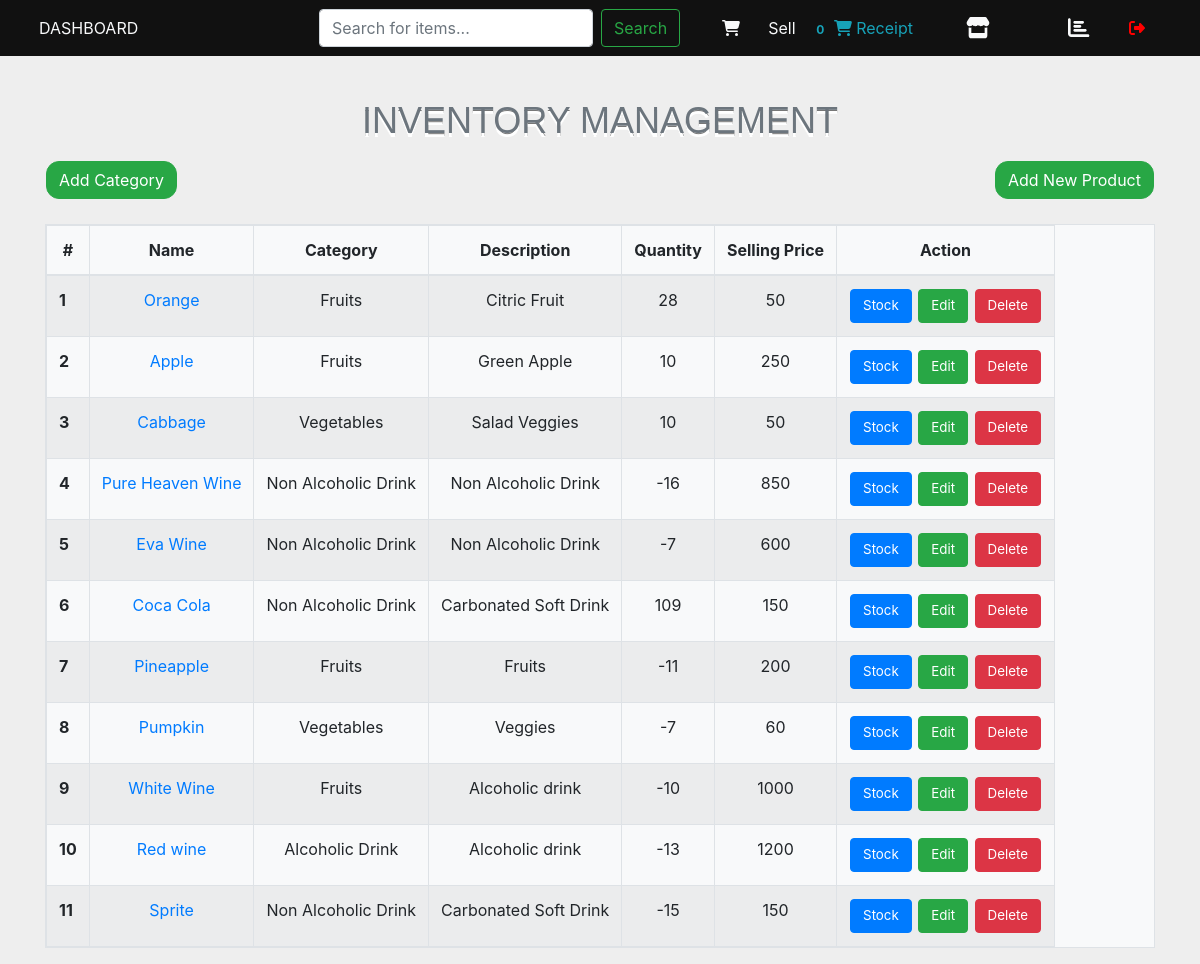
The app's page /inventory/, older data.
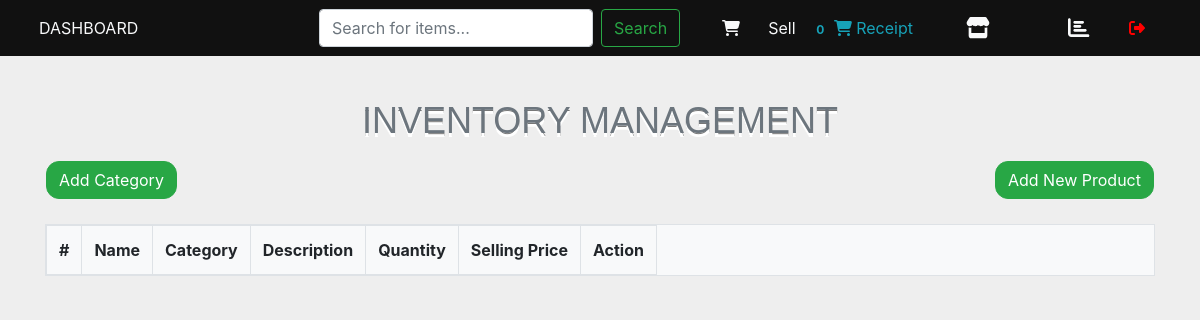
The same page, newer data.
### pointofsale/models.py (models this page shows, shortened)
class Product(models.Model):
    name = models.CharField(max_length=100)
    description = models.CharField(max_length=100)
    category = models.ForeignKey(Category, on_delete=models.CASCADE)
    quantity = models.IntegerField(default=0)
    cost_price = models.IntegerField(default=0)
    total_cost_price = models.IntegerField(default=0)
    selling_price = models.IntegerField(default=0)
    discount_price = models.IntegerField(default=0)
    image_field = models.ImageField(default='default.jpg')
    date_created = models.DateTimeField(default=timezone.now)
    staff = models.ForeignKey(User,editable=False,null=True,blank=True, on_delete=models.CASCADE)
    def get_absolute_url(self):
        return reverse('pointofsale-product-details', kwargs={'pk': self.pk})

class Category(models.Model):
    name = models.CharField(max_length=100)
    def __str__(self):
        return self.name

### pointofsale/views.py (the view)
# urls.py: path('inventory/', views.inventory, name='pointofsale-inventory'),
def inventory(request):
    products = Product.objects.all()
    category_form = AddCategoryForm()
    product_form = AddProductForm()
    update_form = UpdateProductForm()
    context = {
        'category_form': category_form,
        'product_form': product_form,
        'update_form': update_form,
        'products': products,
        }
    return render(request, 'pointofsale/inventory.html', context)

### pointofsale/forms.py
class AddCategoryForm(forms.ModelForm):
    class Meta:
        model = Category
        fields = '__all__'

class AddProductForm(forms.ModelForm):
    class Meta:
        model = Product
        fields = ['name',  'category', 'description', 'selling_price', 'image_field']
    def __init__(self, *args, **kwargs):
        super(AddProductForm, self).__init__(*args, **kwargs)
        self.fields['category'].empty_label = 'Select Category'
        self.fields['image_field'].label = 'Images (Must Upload image)'

### pointofsale/templatetags/cart_template_tags.py (called while the page is built)
@register.filter
def cart_item_count(user):
    if user.is_authenticated:
        qs = Purchase.objects.filter(user=user, purchased=False)
        if qs.exists():
            return qs[0].product.count()
    return 0

### pointofsale/templates/pointofsale/inventory.html (shortened to what this page needs)
{% extends 'pointofsale/mainapp_layout.html' %}
{% load crispy_forms_tags %}
{% block content %}
<section>
    <div class="container" id="myDIV">
        <div class="row">
            <div class="col-12">
                <h3 class='text-center text-muted inventory-heading'>Inventory Management</h3>
            </div>
        </div>
        <div class="row" >
            <div class="col-12 mb-4">
                <button class="btn btn-success add-inventory-button" data-toggle="modal" data-target="#add-category-modal">Add Category</button>
                <button class="btn btn-success add-inventory-button float-right"  data-toggle="modal" data-target="#add-modal">Add New Product</button>
            </div>
        </div>
        <div class="row">
            <div class="col-12">
                <table class="table table-striped table-bordered mydatatable bg-light table-responsive">
                    <thead>
                    <tr>
                        <th scope="col" class="text-center">#</th>
                        <th scope="col" class="text-center"> Name</th>
                        <th scope="col" class="text-center">Category</th>
                        <th scope="col" class="text-center">Description</th>
                        <th scope="col" class="text-center">Quantity</th>
                        <th scope="col" class="text-center">Selling Price</th>
                        <th scope="col" class="text-center">Action</th>
                    </tr>
                    </thead>
                    <tbody>
                    <tr>
                        {% for  product in products %}
                        <th scope="row">{{ product.id }}</th>
                        <td class="text-center"><a href="{{ product.get_absolute_url }}" class="details">{{ product.name }}</a></td class="text-center">
                        <td class="text-center">{{ product.category }}</td class="text-center">
                        <td class="text-center">{{ product.description }}</td class="text-center">
                        <td class="text-center">{{ product.quantity }}</td class="text-center">
                        <td class="text-center">{{ product.selling_price }}</td class="text-center">
                        <td class="text-center">
                            <span>
                                <a href="/stock/{{ product.id }}" class='btn btn-primary inventory-button' data-toggle="modal" data-target="#stock-modal{{ product.id }}">Stock</a>
                            </span>
                            <span>
                                <a href="/update/{{ product.id }}" class='btn btn-success inventory-button' data-toggle="modal" data-target="#edit-modal{{product.id}}">Edit</a>
                            </span>
                            <span>
                                <a href="/delete/{{ product.id }}" class='btn btn-danger inventory-button' data-toggle="modal" data-target="#delete-modal{{ product.id }}">Delete</a>
                            </span>
                        </td>
                    </tr>
                    </div>
                    {% endfor %}
                    </tbody>
                </table>
            </div>
        </div>
    </div>
</section>
{% endblock %}

Row changes from the older to the newer data that the page shows:
removed Product: id "1", name "Orange", category "Fruits", description "Citric Fruit", quantity "28", selling_price "50"
removed Product: id "2", name "Apple", category "Fruits", description "Green Apple", quantity "10", selling_price "250"
removed Product: id "3", name "Cabbage", category "Vegetables", description "Salad Veggies", quantity "10", selling_price "50"
removed Product: id "4", name "Pure Heaven Wine", category "Non Alcoholic Drink", description "Non Alcoholic Drink", quantity "-16", selling_price "850"
removed Product: id "5", name "Eva Wine", category "Non Alcoholic Drink", description "Non Alcoholic Drink", quantity "-7", selling_price "600"
removed Product: id "6", name "Coca Cola", category "Non Alcoholic Drink", description "Carbonated Soft Drink", quantity "109", selling_price "150"
removed Product: id "7", name "Pineapple", category "Fruits", description "Fruits", quantity "-11", selling_price "200"
removed Product: id "8", name "Pumpkin", category "Vegetables", description "Veggies", quantity "-7", selling_price "60"
removed Product: id "9", name "White Wine", category "Fruits", description "Alcoholic drink", quantity "-10", selling_price "1000"
removed Product: id "10", name "Red wine", category "Alcoholic Drink", description "Alcoholic drink", quantity "-13", selling_price "1200"
removed Product: id "11", name "Sprite", category "Non Alcoholic Drink", description "Carbonated Soft Drink", quantity "-15", selling_price "150"
